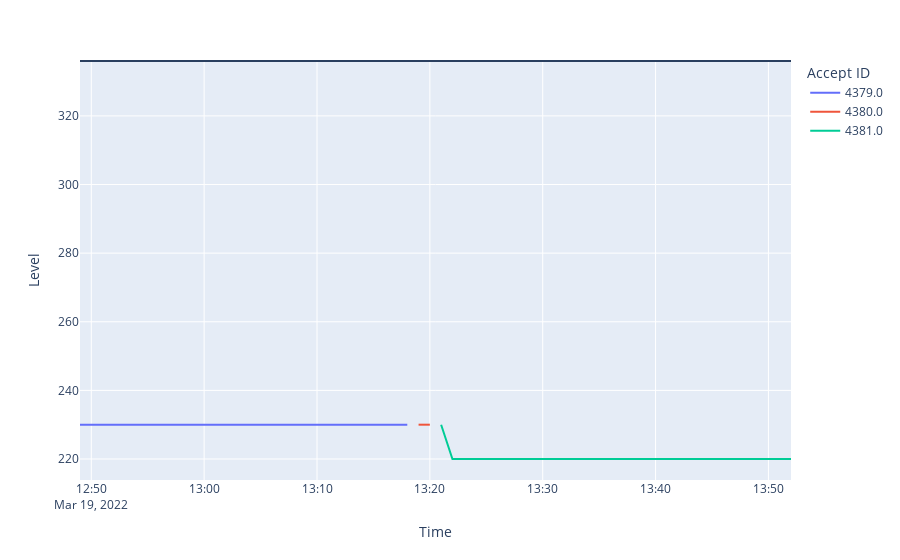

Notebook cell for this chart:
### Code cell
fig = px.line(resolved, x=resolved.index, y ="Level", color='Accept ID')
fig.add_hline(336) # This is what the unit SAID it would do

### Figure 1 — Plotly figure (JSON) as saved in the notebook; plotly's stock layout.template omitted (floating-point values rounded to 4 significant figures)
{"data": [{"hovertemplate": "Accept ID=4379.0<br>Time=%{x}<br>Level=%{y}<extra></extra>", "legendgroup": "4379.0", "line": {"color": "#636efa", "dash": "solid"}, "marker": {"symbol": "circle"}, "mode": "lines", "name": "4379.0", "orientation": "v", "showlegend": true, "type": "scatter", "x": ["2022-03-19T12:49:00", "2022-03-19T12:50:00", "2022-03-19T12:51:00", "2022-03-19T12:52:00", "2022-03-19T12:53:00", "2022-03-19T12:54:00", "2022-03-19T12:55:00", "2022-03-19T12:56:00", "2022-03-19T12:57:00", "2022-03-19T12:58:00", "2022-03-19T12:59:00", "2022-03-19T13:00:00", "2022-03-19T13:01:00", "2022-03-19T13:02:00", "2022-03-19T13:03:00", "2022-03-19T13:04:00", "2022-03-19T13:05:00", "2022-03-19T13:06:00", "2022-03-19T13:07:00", "2022-03-19T13:08:00", "2022-03-19T13:09:00", "2022-03-19T13:10:00", "2022-03-19T13:11:00", "2022-03-19T13:12:00", "2022-03-19T13:13:00", "2022-03-19T13:14:00", "2022-03-19T13:15:00", "2022-03-19T13:16:00", "2022-03-19T13:17:00", "2022-03-19T13:18:00"], "xaxis": "x", "y": [230, 230, 230, 230, 230, 230, 230, 230, 230, 230, 230, 230, 230, 230, 230, 230, 230, 230, 230, 230, 230, 230, 230, 230, 230, 230, 230, 230, 230, 230], "yaxis": "y"}, {"hovertemplate": "Accept ID=4380.0<br>Time=%{x}<br>Level=%{y}<extra></extra>", "legendgroup": "4380.0", "line": {"color": "#EF553B", "dash": "solid"}, "marker": {"symbol": "circle"}, "mode": "lines", "name": "4380.0", "orientation": "v", "showlegend": true, "type": "scatter", "x": ["2022-03-19T13:19:00", "2022-03-19T13:20:00"], "xaxis": "x", "y": [230, 230], "yaxis": "y"}, {"hovertemplate": "Accept ID=4381.0<br>Time=%{x}<br>Level=%{y}<extra></extra>", "legendgroup": "4381.0", "line": {"color": "#00cc96", "dash": "solid"}, "marker": {"symbol": "circle"}, "mode": "lines", "name": "4381.0", "orientation": "v", "showlegend": true, "type": "scatter", "x": ["2022-03-19T13:21:00", "2022-03-19T13:22:00", "2022-03-19T13:23:00", "2022-03-19T13:24:00", "2022-03-19T13:25:00", "2022-03-19T13:26:00", "2022-03-19T13:27:00", "2022-03-19T13:28:00", "2022-03-19T13:29:00", "2022-03-19T13:30:00", "2022-03-19T13:31:00", "2022-03-19T13:32:00", "2022-03-19T13:33:00", "2022-03-19T13:34:00", "2022-03-19T13:35:00", "2022-03-19T13:36:00", "2022-03-19T13:37:00", "2022-03-19T13:38:00", "2022-03-19T13:39:00", "2022-03-19T13:40:00", "2022-03-19T13:41:00", "2022-03-19T13:42:00", "2022-03-19T13:43:00", "2022-03-19T13:44:00", "2022-03-19T13:45:00", "2022-03-19T13:46:00", "2022-03-19T13:47:00", "2022-03-19T13:48:00", "2022-03-19T13:49:00", "2022-03-19T13:50:00", "2022-03-19T13:51:00", "2022-03-19T13:52:00"], "xaxis": "x", "y": [230, 220, 220, 220, 220, 220, 220, 220, 220, 220, 220, 220, 220, 220, 220, 220, 220, 220, 220, 220, 220, 220, 220, 220, 220, 220, 220, 220, 220, 220, 220, 220], "yaxis": "y"}], "layout": {"legend": {"title": {"text": "Accept ID"}, "tracegroupgap": 0}, "margin": {"t": 60}, "shapes": [{"type": "line", "x0": 0, "x1": 1, "xref": "x domain", "y0": 336, "y1": 336, "yref": "y"}], "xaxis": {"anchor": "y", "domain": [0, 1], "title": {"text": "Time"}}, "yaxis": {"anchor": "x", "domain": [0, 1], "title": {"text": "Level"}}}}
